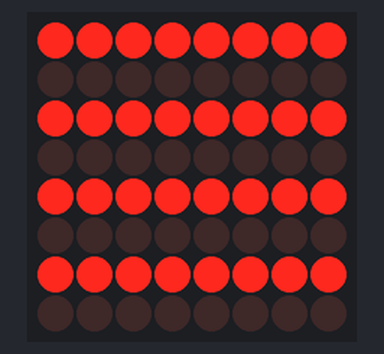
Recording of a sketch running on a simulated Arduino Uno, built with avr-gcc and run on an emulated ATmega328P. Shown: 8×8 LED matrix. Wiring (inferred from the names in the program): LED matrix (orientation assumed): rows A0, A1, A2, A3, A4, A5, pin 2, pin 3; columns pin 4, pin 5, pin 6, pin 7, pin 8, pin 9, pin 10, pin 11.

Above: at 0.1 s.

The sketch:

Matriz_8x8.ino
```cpp
#define f1  A0
#define f2  A1
#define f3  A2
#define f4  A3
#define f5  A4
#define f6  A5
#define f7  2
#define f8  3

#define c1  4
#define c2  5
#define c3  6
#define c4  7
#define c5  8
#define c6  9
#define c7  10
#define c8  11

int pincol[8] = {c1,c2,c3,c4,c5,c6,c7,c8};
int pinfil[8] = {f1,f2,f3,f4,f5,f6,f7,f8};

boolean matriz[8][8] =
{
{1,1,1,1,1,1,1,1},
{0,0,0,0,0,0,0,0},
{1,1,1,1,1,1,1,1},
{0,0,0,0,0,0,0,0},
{1,1,1,1,1,1,1,1},
{0,0,0,0,0,0,0,0},
{1,1,1,1,1,1,1,1},
{0,0,0,0,0,0,0,0}
};


void setup()
{

pinMode(f1,OUTPUT);
pinMode(f2,OUTPUT);
pinMode(f3,OUTPUT);
pinMode(f4,OUTPUT);
pinMode(f5,OUTPUT);
pinMode(f6,OUTPUT);
pinMode(f7,OUTPUT);
pinMode(f8,OUTPUT);

pinMode(c1,OUTPUT);
pinMode(c2,OUTPUT);
pinMode(c3,OUTPUT);
pinMode(c4,OUTPUT);
pinMode(c5,OUTPUT);
pinMode(c6,OUTPUT);
pinMode(c7,OUTPUT);
pinMode(c8,OUTPUT);

OCR0A = 0x32;
TIMSK0 |= _BV(OCIE0A);
}

void loop()
{


}


SIGNAL(TIMER0_COMPA_vect)
{
for(byte c=0 ;c<=7;c++)
{
  digitalWrite(c1, HIGH);
  digitalWrite(c2, HIGH);
  digitalWrite(c3, HIGH);
  digitalWrite(c4, HIGH);
  digitalWrite(c5, HIGH);
  digitalWrite(c6, HIGH);
  digitalWrite(c7, HIGH);
  digitalWrite(c8, HIGH);
  digitalWrite(pincol[c], LOW);

  for(byte f=0;f<=7;f++)
  {
    if(f>0)
    {
    digitalWrite(pinfil[f-1], LOW);
    }

    digitalWrite(pinfil[f], matriz[f][c]);
    delayMicroseconds(800);
  }
  digitalWrite(f8, LOW);
}
  digitalWrite(c1, HIGH);
  digitalWrite(c2, HIGH);
  digitalWrite(c3, HIGH);
  digitalWrite(c4, HIGH);
  digitalWrite(c5, HIGH);
  digitalWrite(c6, HIGH);
  digitalWrite(c7, HIGH);
  digitalWrite(c8, HIGH);

}
```
